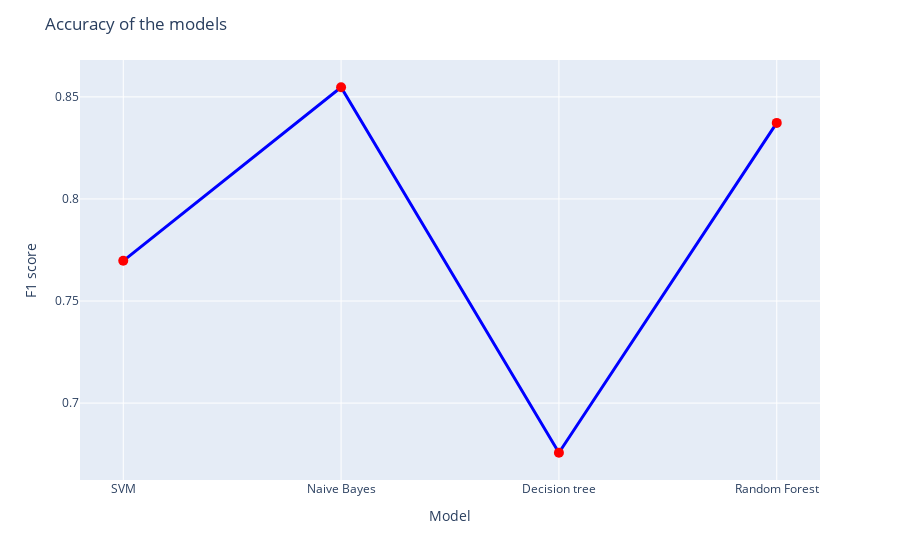

Notebook source saved alongside this figure:
### Code cell
fig = px.scatter(result_df, x='name', y=['f1 score'])

fig.update_traces(
    name='sample 1',
    mode='markers+lines',
    error_y=dict(color='black', width=5, thickness=1),
    marker=dict(color='red', size=10),
    line=dict(color='blue', width=3),
    showlegend=False
)

fig.update_layout(
    yaxis_title='F1 score',
    xaxis_title='Model',
    title='Accuracy of the models',
    hovermode="y"
)
fig.show()

### Figure 1 — Plotly figure (JSON) as saved in the notebook; plotly's stock layout.template omitted (floating-point values rounded to 4 significant figures)
{"data": [{"error_y": {"color": "black", "thickness": 1, "width": 5}, "hovertemplate": "variable=f1 score<br>name=%{x}<br>value=%{y}<extra></extra>", "legendgroup": "f1 score", "line": {"color": "blue", "width": 3}, "marker": {"color": "red", "size": 10, "symbol": "circle"}, "mode": "markers+lines", "name": "sample 1", "orientation": "v", "showlegend": false, "type": "scatter", "x": ["SVM", "Naive Bayes", "Decision tree", "Random Forest"], "xaxis": "x", "y": [0.7697, 0.8547, 0.6757, 0.8373], "yaxis": "y"}], "layout": {"hovermode": "y", "legend": {"title": {"text": "variable"}, "tracegroupgap": 0}, "margin": {"t": 60}, "title": {"text": "Accuracy of the models"}, "xaxis": {"anchor": "y", "domain": [0, 1], "title": {"text": "Model"}}, "yaxis": {"anchor": "x", "domain": [0, 1], "title": {"text": "F1 score"}}}}
